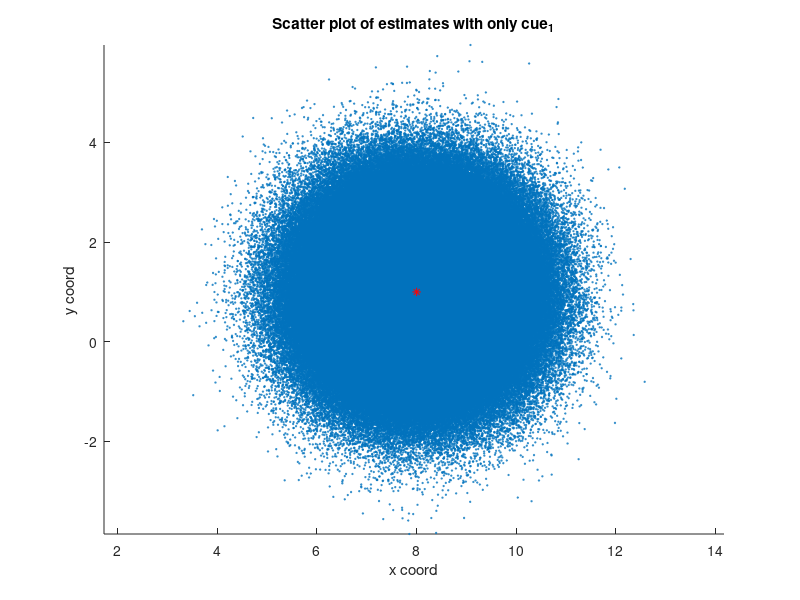

MATLAB code for this plot: (Note: a time limit stopped this script after it produced the figure.)
clear; close all; clc;

%%
% This problem extends problem 1 to a 2-dimensional case. The target is a
% circle of radius = 1. There are two cues both of which are bivariate
% Gaussians with different variances. Since these are unbiased cues, their
% mean estimates are the actual position of the target center. The task
% here is to construct bivariate Gaussians for cue1 (using Gaussians X1 and
% Y1) and for cue2 (using Gaussians X2 and Y2). Given that X1 and Y1 are
% independent and the same is the case for X2 and Y2, the bivariate
% Gaussian samples can be simply obtained by drawing samples from each 1-D
% Gaussian independently. The sampling 1-D Gaussians can be done using
% randn function of MATLAB. randn functions draws samples from a 1-D
% Gaussian of standard deviation = 1 and mean = 0. The standard deviation of the
% Gaussian can be changed by multiplying the output sample by the standard
% deviation of choice. Additionally, the mean can be incorporated by
% translating the output by the desired mean.
%%

target_radius = 1; % radius of the target
x_center = randi(10); % The x-coordinate of the center of the target
y_center = randi(10); % The y-coordinate of the center of the target

var1 = 1; % variance of both Gaussians for cue1
var2 = 4; % variance of both Gaussians for cue2

trials = 1e6; % Number of trials to be run for the Monte Carlo simulation

% Drawing samples from Gaussians
X1 = x_center + sqrt(var1) .* randn(trials, 1);
X2 = x_center + sqrt(var2) .* randn(trials, 1);
Y1 = y_center + sqrt(var1) .* randn(trials, 1);
Y2 = y_center + sqrt(var2) .* randn(trials, 1);

%% a)
% If Michael uses only cue 1, then the samples drawn from the Gaussian X1
% and Y1 are the x and y coordinates of the estimates of the center of the
% target. The estimate is correct if it lies inside the circle of radius 1
% around the center. The radial distance of each estimate from the center
% can be computed using the Euclidean distance formula:
%%
% $$d = \sqrt{(x - \bar{x})^2 + (y - \bar{y})^2} $$
%%
% And the estimate is correct if this radial distance is less than or equal
% to the radius of the circle which is 1.
%%
% The probability of correct estimate can then be computed as the ratio of
% the count of the correct estimates by the total number of trials.
%%
figure();
scatter(X1, Y1, 1)
hold on;
plot(x_center, y_center, 'r*')
xlabel('x coord')
ylabel('y coord')
title('Scatter plot of estimates with only cue_1')
axis equal

radial_distance = sqrt((X1 - x_center).^2 + (Y1 - y_center).^2);
count_correct = sum(radial_distance <= target_radius);
prob_correct = count_correct/trials

%% b)
% If instead, Michael were to use both the cues, then he combines X1, X2
% and Y1, Y2 to compute the estimate X, Y. The weighting used to compute X
% is:
%%
% $$X = wX_1 + (1-w)X_2 $$
%%
% Similarly, the weighting used to compute Y is:
%%
% $$Y = vY_1 + (1-v)Y_2 $$
%%
% Assuming that Michael is making an optimal choice, then the goal would be
% to minimize the variance of the estimates X and Y. From Q1, we know that
% when the variances are minimized, the weights are given by:
%%
% $$w = \frac{var(X_2)}{var(X_1) + var(X_2)} $$
%%
% Similarly,
%%
% $$v = \frac{var(Y_2)}{var(Y_1) + var(Y_2)} $$
%%
% These weights can then be used to compute the X and Y estimates of the
% center.
%%
% Following the procedure in (a), the correct estimates can then be
% computed by checking if the radial estimate of each of these estimates
% from the center of the target circle is within radius of 1. The
% probability correct is then the ratio of the count of the correct
% estimates and the total number of trials.
%%
% 
w = var2/(var1 + var2);
v = var2/(var1 + var2);

X = w * X1 + (1 - w) * X2;
Y = v .* Y1 + (1 - v) .* Y2;

figure();
scatter(X, Y, 1)
hold on;
plot(x_center, y_center, 'r*')
xlabel('x coord')
ylabel('y coord')
title('Scatter plot of estimates with both cues')
axis equal

radial_distance = sqrt((X - x_center).^2 + (Y - y_center).^2);
count_correct = sum(radial_distance <= target_radius);
prob_correct = count_correct/trials

%% 
% From the simulation, we see that weighing the two cues optimally would
% increase the probability of Michael hitting the target correctly.
